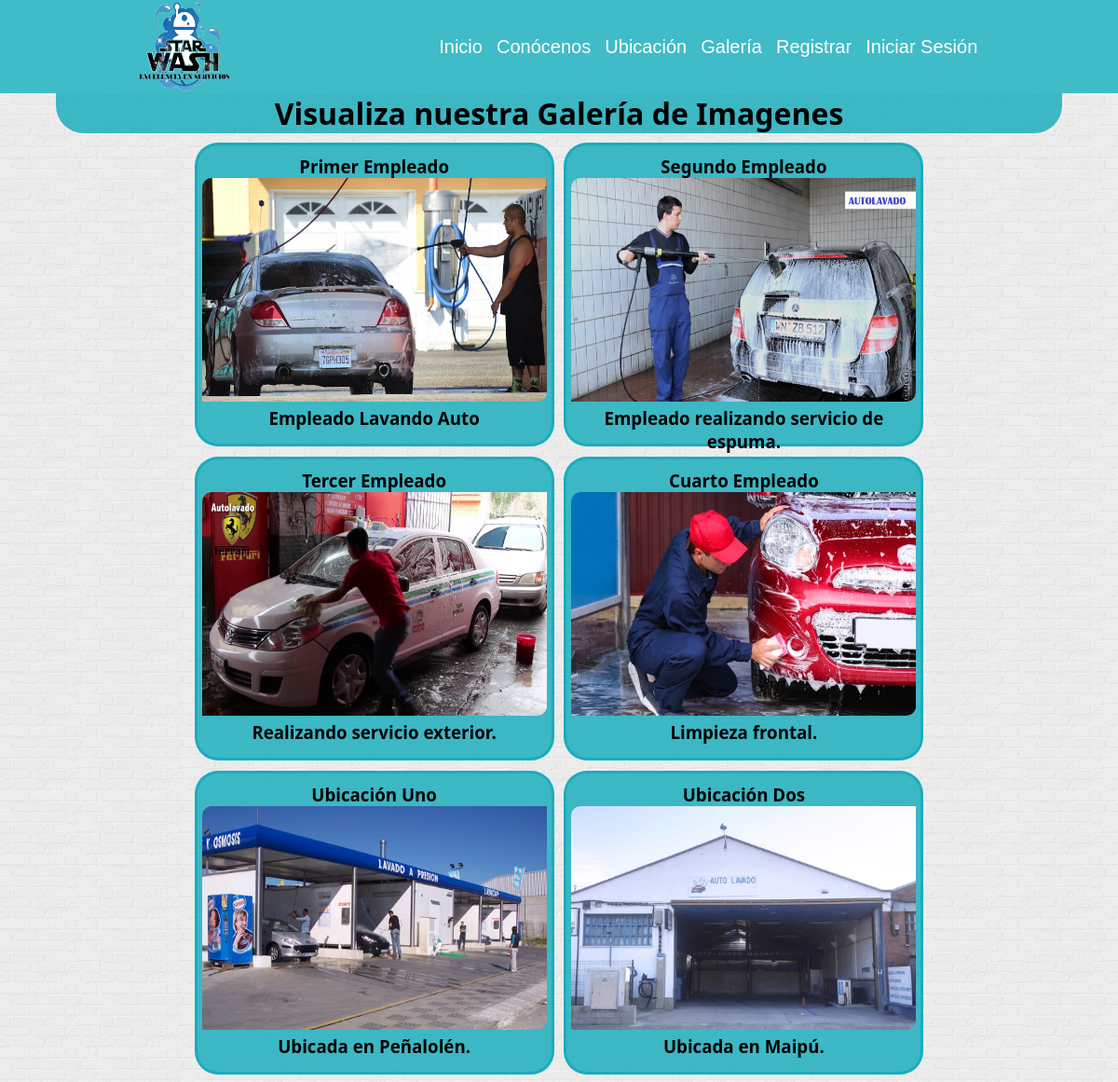
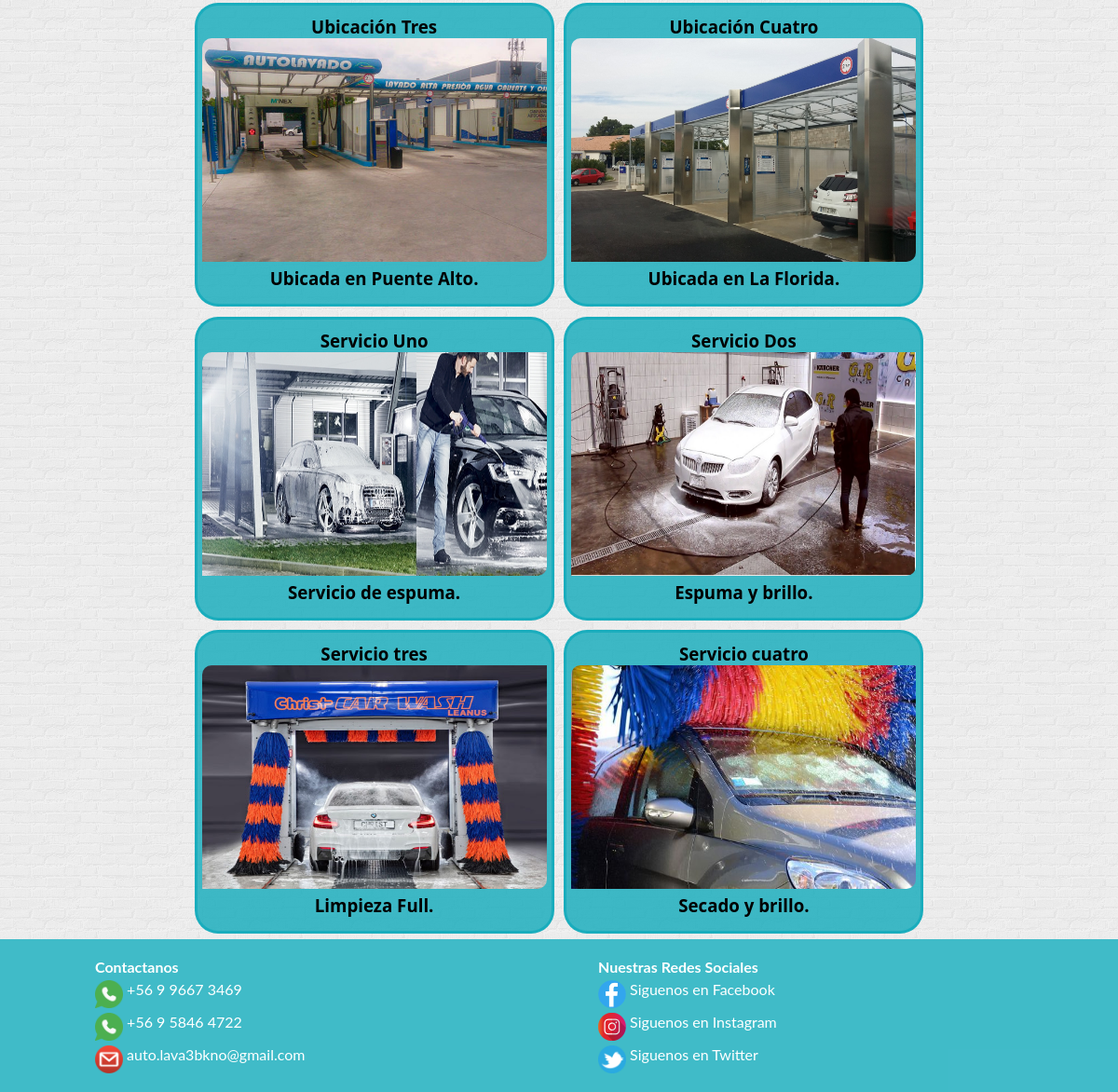
Page /galeria/ on the committed database (2 pictures, top to bottom).
### StarWash/models.py (models this page shows, shortened)
class Galeria(models.Model):
    nombre=models.CharField(max_length=60,primary_key=True)
    descripcion=models.TextField()
    imagen=models.ImageField(upload_to='galeria',null=True)

### StarWash/views.py (the view)
# urls.py: path('galeria/',galeria,name="GALERIA"),
def galeria(request):
    gal = Galeria.objects.all()
    return render(request,'web/galeria.html',{'imagenes_galeria':gal})

### StarWash/templates/web/galeria.html (shortened to what this page needs)
{% extends "web/base.html" %}
{% load static%}
{% block estilos %}
    <link rel="stylesheet" href="{% static 'css/lightbox.min.css' %}">
{% endblock estilos %}
{% block contenido %}
        <h1>Visualiza nuestra Galería de Imagenes</h1>
        <div class="galeria-imagenes">
            {% for item in imagenes_galeria %}
            <div id="galeria">
                <h3>{{item.nombre}}</h3>
                <a href="{{item.imagen.url}}" data-lightbox="Galeria" data-title="{{item.descripcion}}">
                    <img src="{{item.imagen.url}}" alt="">
                </a>
                <h3>{{item.descripcion}}</h3>
            </div>
            {% endfor %}
        </div>
{% endblock contenido %}

### StarWash/static/css/estilos.css (style rules this page uses)
* { margin: 0 auto; }
.container h1 { background: #1abc; text-align: center; margin-bottom: 5px; border-bottom-left-radius: 30px; border-bottom-right-radius: 30px; }
body { font-family: 'lato'; }
.galeria-imagenes { display: flex; flex-wrap: wrap; justify-content: center; }
#galeria { float: left; padding: 10px 5px 10px 5px; text-align: center; background-color: #1abc; margin: 0.5%; width: 370px; height: 300px; border: solid 3px #1abc; border-radius: 25px 25px 25px 25px; }
#galeria img { width: 100%; height: 80%; border-radius: 10px 0px 10px 0px; }

### rows in the picture
Galeria: nombre "Primer Empleado", imagen (picture), descripcion "Empleado Lavando Auto"
Galeria: nombre "Segundo Empleado", imagen (picture), descripcion "Empleado realizando servicio de espuma."
Galeria: nombre "Tercer Empleado", imagen (picture), descripcion "Realizando servicio exterior."
Galeria: nombre "Cuarto Empleado", imagen (picture), descripcion "Limpieza frontal."
Galeria: nombre "Ubicación Uno", imagen (picture), descripcion "Ubicada en Peñalolén."
Galeria: nombre "Ubicación Dos", imagen (picture), descripcion "Ubicada en Maipú."
Galeria: nombre "Ubicación Tres", imagen (picture), descripcion "Ubicada en Puente Alto."
Galeria: nombre "Ubicación Cuatro", imagen (picture), descripcion "Ubicada en La Florida."
Galeria: nombre "Servicio Uno", imagen (picture), descripcion "Servicio de espuma."
Galeria: nombre "Servicio Dos", imagen (picture), descripcion "Espuma y brillo."
Galeria: nombre "Servicio tres", imagen (picture), descripcion "Limpieza Full."
Galeria: nombre "Servicio cuatro", imagen (picture), descripcion "Secado y brillo."
